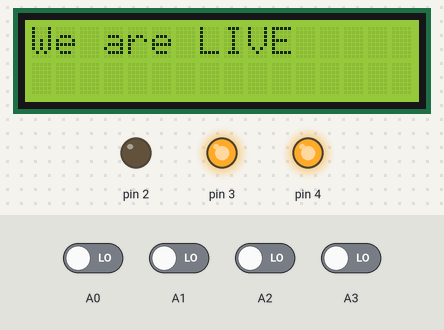
Recording of a program running on a simulated Arduino Uno, built with avr-gcc and run on an emulated ATmega328P. Parts: 16×2 character LCD, output pins drawn as LEDs (lit = HIGH). The inputs (shaded band) are chosen by the test bench; at power-on: A0–3 LOW. The modem accepts every AT command (registered, SIM ready, sends succeed) and sends nothing else; what the program prints to the serial monitor is not drawn.

Above: at 11.8 s.
11.9 s: A0 driven HIGH
At 12.8 s:
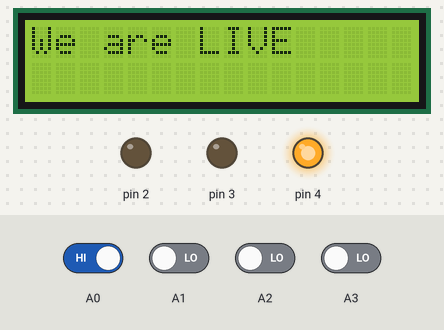
13.6 s: A3 driven HIGH
At 13.9 s:
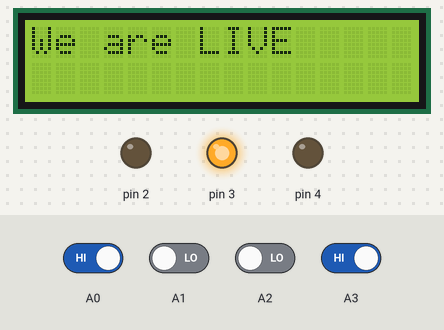
16.6 s: A0 driven LOW
At 17.4 s:
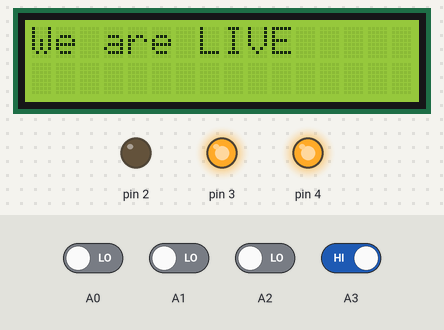
Timing chart, 0 to 19.1 s (numbered marks = the images above; inputs shaded):
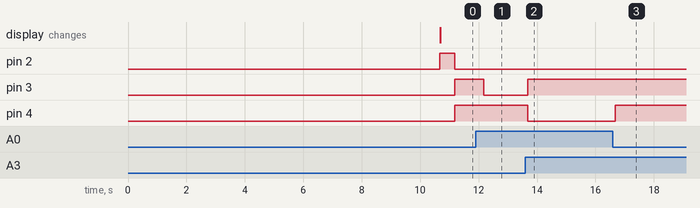

The program:

main.cpp
```cpp
#include <Arduino.h>

#include <LiquidCrystal_I2C.h>
#include <SoftwareSerial.h>

#include <pins.h>
#include <setup.h>

SoftwareSerial gsmSerial{Pins::TX, Pins::RX}; // serial for GSM communication
LiquidCrystal_I2C lcd{0x27, 16, 2};           // set the LCD address to 0x27 for a 16 chars and 2 line display

void lcd_clearAndPrint(const char *message)
{
    lcd.clear();
    lcd.setCursor(0, 0);
    lcd.print(message);
}

void updateSerial()
{
    delay(500);
    while (Serial.available())
        gsmSerial.write(Serial.read()); // Forward what Serial received to Software Serial Port
    while (gsmSerial.available())
        Serial.write(gsmSerial.read()); // Forward what Software Serial received to Serial Port
}

void sendATCommand(const char *command)
{
    gsmSerial.println(command);
    delay(500);
    while (gsmSerial.available())
        Serial.write(gsmSerial.read());
    Serial.println();
}

void gsmSetup()
{
    sendATCommand("AT");        // check if the GSM module is working
    sendATCommand("AT+CMEE=2"); // set extended error reporting
    sendATCommand("AT+CSQ");
    sendATCommand("AT+CCID");
    sendATCommand("AT+CREG?");
    sendATCommand("AT+CMGF=1");                 // set the GSM module to text mode
    sendATCommand("AT+CMGS=\"+639296646300\""); // set number
}

void sendSMS(const char *message)
{
    sendATCommand(message);
    gsmSerial.write((char)26); // send the ASCII code of CTRL+Z
}

/**
 * Setup function.
 *
 * This function is called once when the program starts.
 * It is used to initialize the program.
 *
 * This function initializes the GSM module, the LCD display, the pins, and the serial communication.
 * It also tests its outputs one-by-one.
 */
void setup()
{
    Serial.begin(9600);    // initialize serial communication
    gsmSerial.begin(9600); // initialize GSM serial communication

    while (!Serial || !gsmSerial)
        ; // wait for the serial port to open

    delay(7000); // wait for 10 seconds to ensure the GSM module is ready
    gsmSetup();  // initialize the GSM module

    lcd.init();      // initialize the LCD display
    lcd.backlight(); // turn on the backlight
    lcd_clearAndPrint("Initializing pins");

    setupPins(); // initialize the pins

    lcd_clearAndPrint("We are LIVE"); // start the message
}

void loop()
{
    updateSerial(); // update the serial communication

    bool front = !isActive(Pins::FRONT_MQ),
         left = !isActive(Pins::LEFT_MQ),
         back = !isActive(Pins::BACK_MQ),
         right = !isActive(Pins::RIGHT_MQ);

    // if none of the sensors are active
    if (front + left + back + right == 0)
    {
        // turn off motors
        digitalWrite(Pins::LEFT_MOTOR, LOW);
        digitalWrite(Pins::RIGHT_MOTOR, LOW);

        // turn off vacuum
        digitalWrite(Pins::VACUUM, HIGH);
        return;
    }

    // turn on vacuum
    digitalWrite(Pins::VACUUM, LOW);

    // if front sensor is not active, turn left until it is
    // unless the right sensor is active, in which case turn right
    if (isActive(Pins::FRONT_MQ))
    {
        if (right)
        {
            // turn right
            digitalWrite(Pins::LEFT_MOTOR, HIGH);
            digitalWrite(Pins::RIGHT_MOTOR, LOW);
        }
        else
        {
            // turn left
            digitalWrite(Pins::LEFT_MOTOR, LOW);
            digitalWrite(Pins::RIGHT_MOTOR, HIGH);
        }
    }
    else
    {
        // move forward
        digitalWrite(Pins::LEFT_MOTOR, HIGH);
        digitalWrite(Pins::RIGHT_MOTOR, HIGH);
    }
}
```

setup.h
```cpp
#pragma once

/**
 * Setup the pins.
 *
 * This function initializes the pins used in the program.
 * It sets the pins as input or output.
 *
 * The pins are defined in the pins.h file.
 */
void setupPins();

/**
 * Test the output devices.
 *
 * This function tests the output devices, such as the LEDs, motors, and vacuum.
 */
void testOutputs();
```

setup.cpp
```cpp
#include <setup.h>
#include <pins.h>

#include <Arduino.h>

void setupPins()
{
    pinMode(Pins::FRONT_MQ, INPUT);
    pinMode(Pins::LEFT_MQ, INPUT);
    pinMode(Pins::BACK_MQ, INPUT);
    pinMode(Pins::RIGHT_MQ, INPUT);

    pinMode(Pins::RIGHT_US_TRIG, OUTPUT);
    pinMode(Pins::CENTER_US_TRIG, OUTPUT);
    pinMode(Pins::LEFT_US_TRIG, OUTPUT);

    pinMode(Pins::RIGHT_US_ECHO, INPUT);
    pinMode(Pins::CENTER_US_ECHO, INPUT);
    pinMode(Pins::LEFT_US_ECHO, INPUT);

    pinMode(Pins::LEFT_MOTOR, OUTPUT);
    pinMode(Pins::RIGHT_MOTOR, OUTPUT);

    // active-low
    digitalWrite(Pins::VACUUM, HIGH);
    pinMode(Pins::VACUUM, OUTPUT);
}

void testOutputs()
{
    digitalWrite(Pins::LEFT_MOTOR, HIGH);
    delay(1000);
    digitalWrite(Pins::LEFT_MOTOR, LOW);

    digitalWrite(Pins::RIGHT_MOTOR, HIGH);
    delay(1000);
    digitalWrite(Pins::RIGHT_MOTOR, LOW);

    // active-lowf
    digitalWrite(Pins::VACUUM, LOW);
    delay(1000);
    digitalWrite(Pins::VACUUM, HIGH);
}
```

pins.h
```cpp
#pragma once

#include <Arduino.h>

namespace Pins
{
    constexpr int RX = 11;
    constexpr int TX = 12;

    // MQ-9/6 pins (D0)
    constexpr int FRONT_MQ = A0;
    constexpr int LEFT_MQ = A1;
    constexpr int BACK_MQ = A2;
    constexpr int RIGHT_MQ = A3;

    // A4 and A5 are reserved for I2C (LiquidCrystal_I2C)

    // Trigger pins for ultrasonic sensors
    constexpr int RIGHT_US_TRIG = 5;
    constexpr int CENTER_US_TRIG = 7;
    constexpr int LEFT_US_TRIG = 9;

    // Echo pins for ultrasonic sensors
    constexpr int RIGHT_US_ECHO = 6;
    constexpr int CENTER_US_ECHO = 8;
    constexpr int LEFT_US_ECHO = 10;

    // Motor pins
    constexpr int RIGHT_MOTOR = 3;
    constexpr int LEFT_MOTOR = 4;

    // Vacuum pin
    constexpr int VACUUM = 2;
}

bool isActive(int pin);
```

pins.cpp
```cpp
#include <pins.h>

bool isActive(int pin)
{
    return digitalRead(pin) == HIGH;
}
```

Measured:
- after the input at 11.9 s, pin 3: HIGH → LOW after 0.28 s
- after the input at 13.6 s, pin 3: LOW → HIGH after 0.08 s; pin 4: HIGH → LOW after 0.08 s
- after the input at 16.6 s, pin 4: LOW → HIGH after 0.08 s
